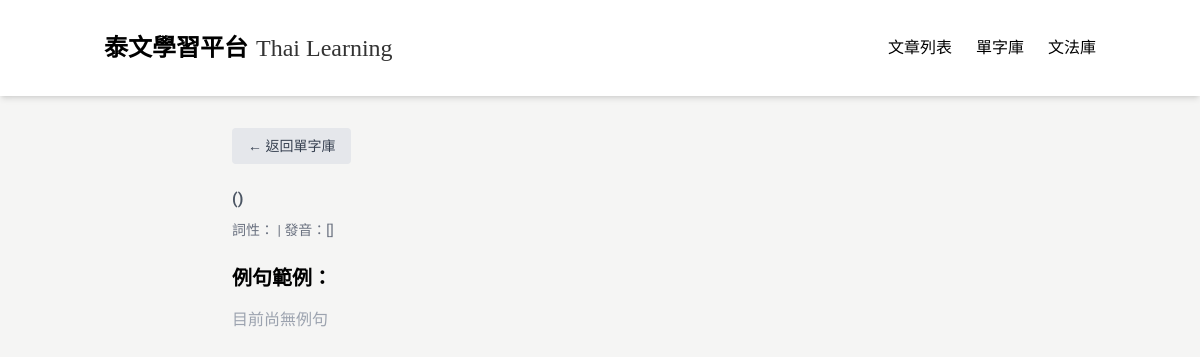
Before: /word/484 with the older database file.
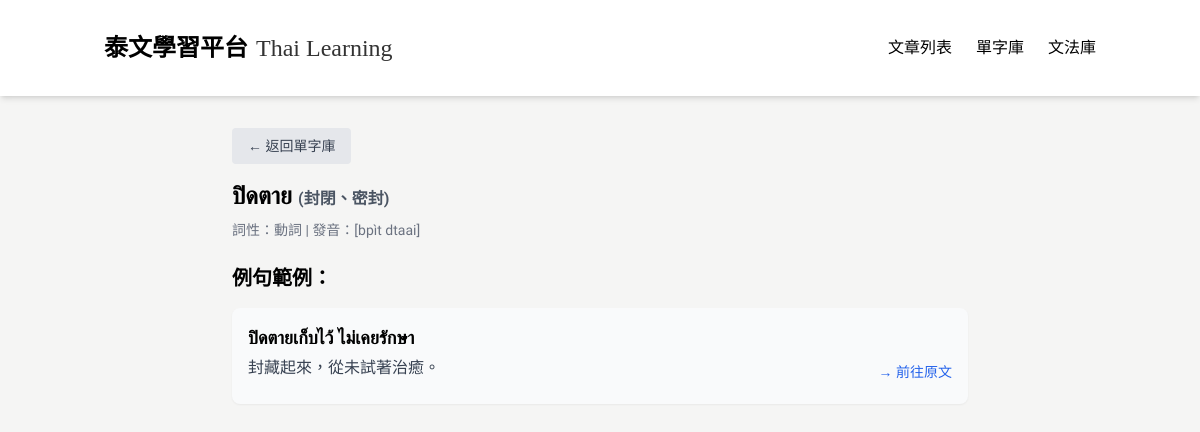
After: the same page with the newer database file.
### tables this page shows
CREATE TABLE Word (
            id INTEGER PRIMARY KEY AUTOINCREMENT,
            thai TEXT,
            chinese TEXT,
            type TEXT,
            pronunciation TEXT,
            articleId INTEGER,
            createdAt TEXT,
            updatedAt TEXT
        );

CREATE TABLE WordExample (
    id INTEGER PRIMARY KEY AUTOINCREMENT,
    thai TEXT NOT NULL,
    chinese TEXT NOT NULL,
    wordId INTEGER NOT NULL,
    createdAt TEXT NOT NULL,
    updatedAt TEXT NOT NULL, articleId INTEGER REFERENCES Article(id),
    FOREIGN KEY (wordId) REFERENCES Word(id)
);

### app_sqlite.py (the view)
@app.route('/word/<int:word_id>')
def word_detail(word_id):
    conn = get_db_connection()
    word = conn.execute('SELECT * FROM Word WHERE id = ?', (word_id,)).fetchone()
    articles = conn.execute("""
        SELECT Article.*
        FROM Article
        JOIN WordArticle ON Article.id = WordArticle.articleId
        WHERE WordArticle.wordId = ? AND Article.status = 'published'
        ORDER BY Article.createdAt DESC
    """, (word_id,)).fetchall()
    examples = conn.execute("""
        SELECT * FROM WordExample
        WHERE wordId = ?
        ORDER BY createdAt DESC
    """, (word_id,)).fetchall()
    conn.close()
    return render_template('word_detail.html', word=word, articles=articles, examples=examples)

### app_sqlite.py (called while the page is built)
def get_db_connection():
    base_path = os.path.dirname(os.path.abspath(__file__))
    db_path = os.path.join(base_path, 'data.db')
    conn = sqlite3.connect(db_path)  # SQLite 檔名
    conn.row_factory = sqlite3.Row     # 讓取出的資料像字典一樣操作
    return conn

### templates/word_detail.html (shortened to what this page needs)
<!DOCTYPE html>
<html lang="zh-TW">
<head>
  <script src="https://cdn.tailwindcss.com"></script>
</head>
<body>
  <nav class="bg-white shadow-md sticky top-0 z-50">
    <div class="container mx-auto px-4 py-4">
      <div class="flex justify-between items-center py-4">
        <div class="flex items-center space-x-2">
          <a href="/" class="flex items-end space-x-2">
            <span class="nav-title text-2xl font-bold text-black">泰文學習平台</span>
            <span class="nav-subtitle text-2xl text-black/80 self-end">Thai Learning</span>
          </a>
        </div>
        <div class="hidden md:flex space-x-6">
          <a href="/" class="tab-btn active-tab text-black hover:text-gray-700" data-tab="articles">文章列表</a>
          <a href="/vocabulary" class="text-black hover:text-gray-700">單字庫</a>
          <a href="/grammar" class="text-black hover:text-gray-700">文法庫</a>
        </div>
      </div>
    </div>
  </nav>
<div class="max-w-3xl mx-auto px-4 py-8">
  <div class="mb-4">
    <a href="/vocabulary" class="inline-block px-4 py-2 bg-gray-200 text-gray-700 rounded hover:bg-gray-300 text-sm">
      ← 返回單字庫
    </a>
  </div>
  <h1 class="text-2xl font-bold mb-2">{{ word.thai }} <span class="text-base text-gray-600">({{ word.chinese }})</span></h1>
  <p class="text-sm text-gray-500 mb-6">詞性：{{ word.type }} | 發音：[{{ word.pronunciation }}]</p>
  <h2 class="text-xl font-semibold mb-4">例句範例：</h2>
  <ul class="space-y-4">
    {% for example in examples %}
    <li class="bg-gray-50 p-4 rounded-lg shadow-sm">
      <p class="thai-text text-lg font-semibold mb-1">{{ example.thai }}</p>
      <div class="flex justify-between items-center">
        <p class="text-gray-700 mb-2">{{ example.chinese }}</p>
        {% if example.articleId %}
          <a href="/article/{{ example.articleId }}" class="text-sm text-blue-600 hover:underline ml-4 whitespace-nowrap">→ 前往原文</a>
        {% else %}
          <span class="text-sm text-gray-400 ml-4 whitespace-nowrap">無原文連結</span>
        {% endif %}
      </div>
    </li>
    {% else %}
    <li class="text-gray-400">目前尚無例句</li>
    {% endfor %}
  </ul>
</div>
</body>
</html>

### templates/word_detail.html (style rules this page uses)
:root { --main-color: #FCD34D; --main-color-hover: #FBBF24; --main-color-light: #FFFDEA; --main-color-light-hover: #FEF3C7; --main-color-bg: #ffffff; --main-color-dark: #1F2937; --main-color-darker: #111827; }
body { font-family: 'Noto Sans TC', 'Sarabun', sans-serif; background-color: #F5F5F4; }
.thai-text { font-family: 'Sarabun', sans-serif; }
.nav-title { font-family: 'Jin Xuan', '金萱體', 'Noto Sans TC', sans-serif; font-weight: bold; }
.nav-subtitle { font-family: 'Times New Roman', serif; font-size: 1.5rem; line-height: 2rem; }

Changed rows visible on the page:
added Word: thai "ปิดตาย", chinese "封閉、密封", type "動詞", pronunciation "bpìt dtaai"
added WordExample: thai "ปิดตายเก็บไว้ ไม่เคยรักษา", chinese "封藏起來，從未試著治癒。"
Other visible differences:
text no longer shown: "目前尚無例句"
